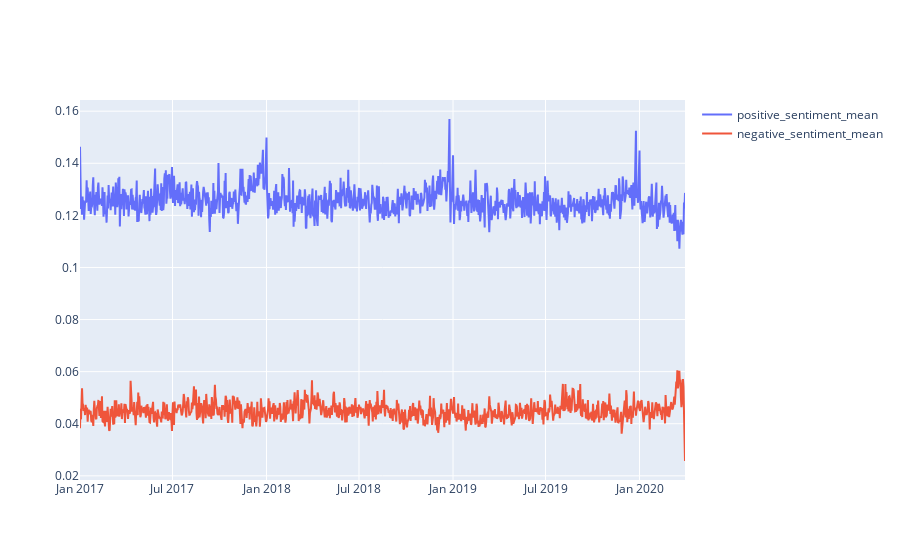

The code cell stored with this chart in its notebook:
### Code cell
random_x = time_twitter["date"]
random_y1 = time_twitter["positive_sentiment_mean"]
random_y2 = time_twitter["negative_sentiment_mean"]

# Create traces
fig = go.Figure()

fig.add_trace(go.Scatter(x=random_x, y=random_y1,
                    mode='lines',
                    name='positive_sentiment_mean'))
fig.add_trace(go.Scatter(x=random_x, y=random_y2,
                    mode='lines', name='negative_sentiment_mean'))

fig.show()

### Figure 1 — Plotly figure (JSON) as saved in the notebook; plotly's stock layout.template omitted (floating-point values rounded to 4 significant figures; data arrays with more than 128 entries replaced by an {"elided": "..."} marker saying what was removed)
{"data": [{"mode": "lines", "name": "positive_sentiment_mean", "type": "scatter", "x": {"elided": "1185 str values"}, "y": {"elided": "1185 float values"}}, {"mode": "lines", "name": "negative_sentiment_mean", "type": "scatter", "x": {"elided": "1185 str values"}, "y": {"elided": "1185 float values"}}], "layout": {}}
